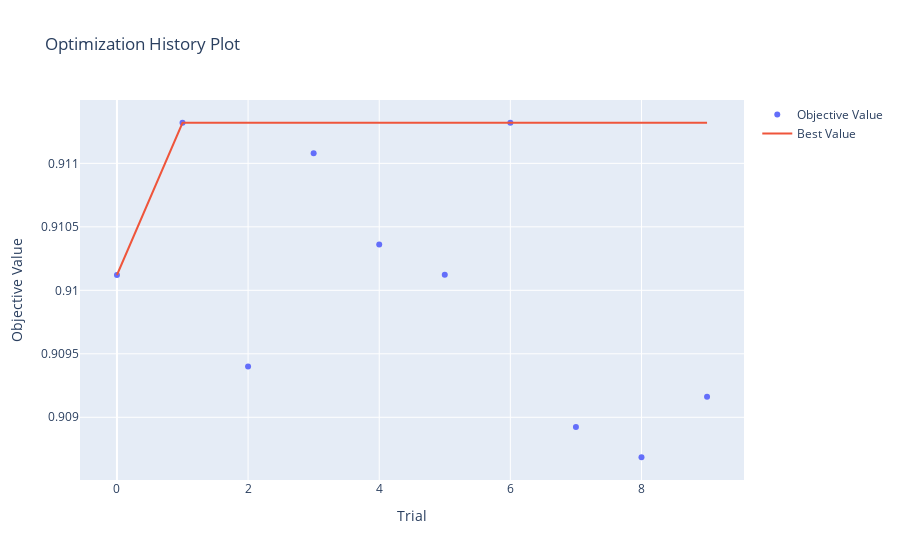

Here is the notebook cell this chart was saved with:
### Markdown cell above
**Plot 2:** Score improvement over time

### Code cell
vis.plot_optimization_history(study).show()

### Figure 1 — Plotly figure (JSON) as saved in the notebook; plotly's stock layout.template omitted (floating-point values rounded to 4 significant figures)
{"data": [{"mode": "markers", "name": "Objective Value", "type": "scatter", "x": [0, 1, 2, 3, 4, 5, 6, 7, 8, 9], "y": [0.9101, 0.9113, 0.9094, 0.9111, 0.9104, 0.9101, 0.9113, 0.9089, 0.9087, 0.9092]}, {"mode": "lines", "name": "Best Value", "type": "scatter", "x": [0, 1, 2, 3, 4, 5, 6, 7, 8, 9], "y": [0.9101, 0.9113, 0.9113, 0.9113, 0.9113, 0.9113, 0.9113, 0.9113, 0.9113, 0.9113]}, {"marker": {"color": "#cccccc"}, "mode": "markers", "name": "Infeasible Trial", "showlegend": false, "type": "scatter", "x": [], "y": []}], "layout": {"title": {"text": "Optimization History Plot"}, "xaxis": {"title": {"text": "Trial"}}, "yaxis": {"title": {"text": "Objective Value"}}}}
